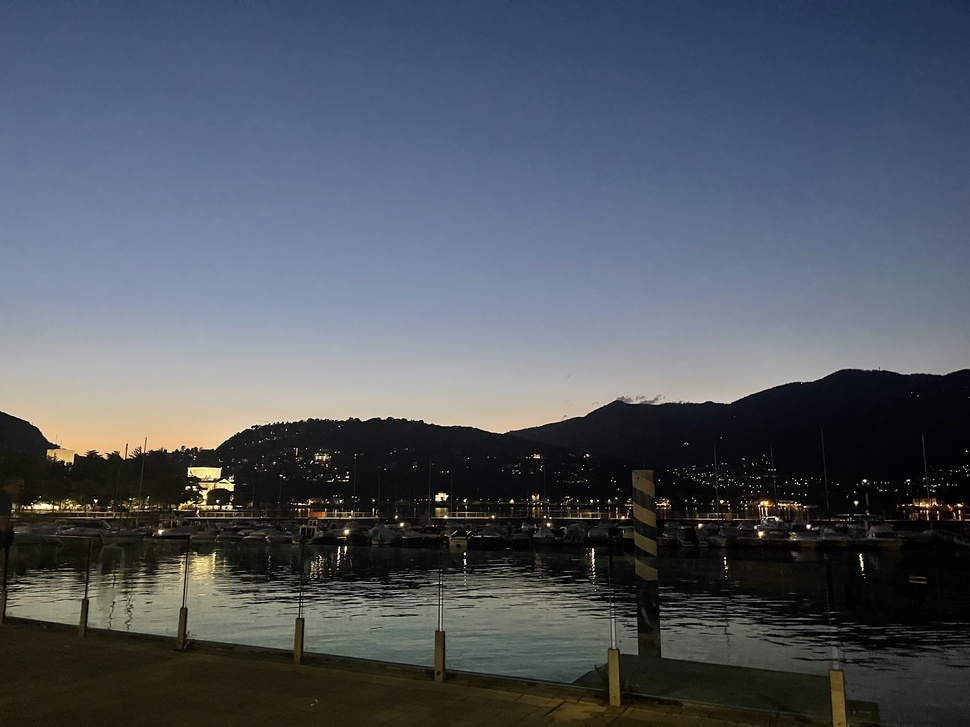
#> input picture IMG_1035.jpeg, 970 x 727 px, shrunk from 4032 x 3024 before the run
$ python main.py
#> lines starting #> are read from the running program, lines starting #| are printed output that depends on the picture; after the words box and inside, x2 and y2 are one past the last pixel; in counts of white or black regions, pixels touching at a corner belong together
### image_utils.py
from PIL import Image
import numpy as np
from scipy.ndimage import convolve

def load_image(path="IMG_1035.jpeg"):
#> called with path = 'IMG_1035.jpeg'
    img = Image.open(path)
#> img is the input picture: PIL image 970x727 RGB; mean R, G, B 80.1, 86.4, 96.4
    return np.array(img)

def edge_detection(img):
    gray = img.mean(axis=2)
    kernelY = np.array([[ 1,  0, -1],
                        [ 2,  0, -2],
                        [ 1,  0, -1]])
    kernelX = np.array([[-1, -2, -1],
                        [ 0,  0,  0],
                        [ 1,  2,  1]])
    edgeY = convolve(gray, kernelY, mode='constant', cval=0.0)
    edgeX = convolve(gray, kernelX, mode='constant', cval=0.0)
    edgeMAG = np.sqrt(edgeX**2 + edgeY**2)
    return edgeMAG

### main.py
import numpy as np
from image_utils import load_image, edge_detection
from skimage.filters import median
from skimage.morphology import ball
from PIL import Image

img = load_image("IMG_1035.jpeg")

clean_image = median(img, ball(3))
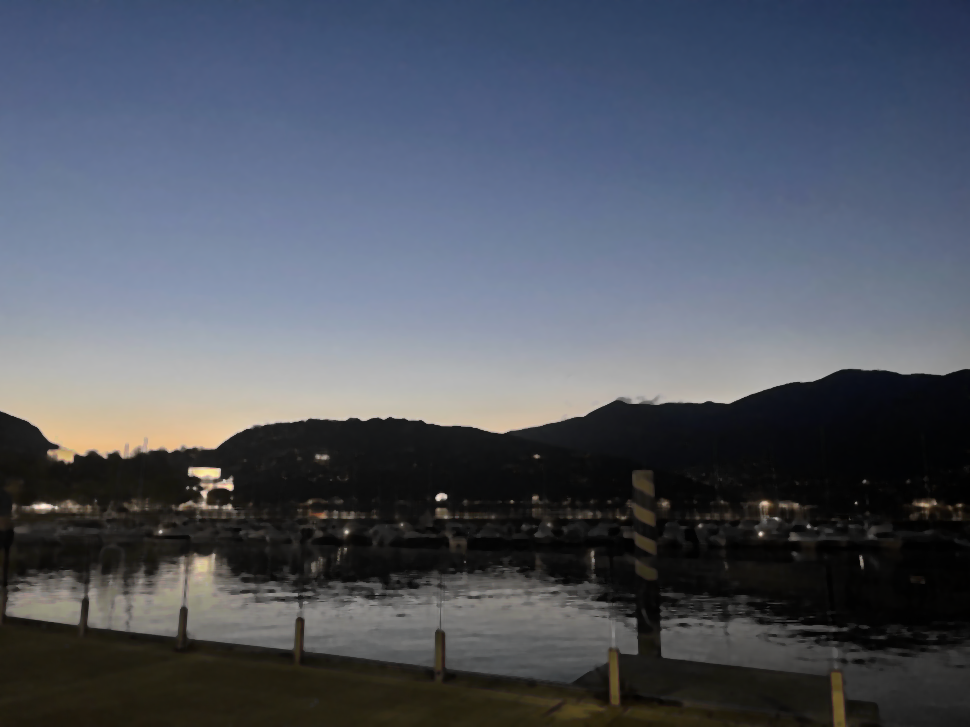
#> clean_image: shape (727, 970, 3); mean R, G, B 79.3, 85.1, 96.4

edges = edge_detection(clean_image)
#> in edge_detection, `gray = img.mean(axis=2)`:
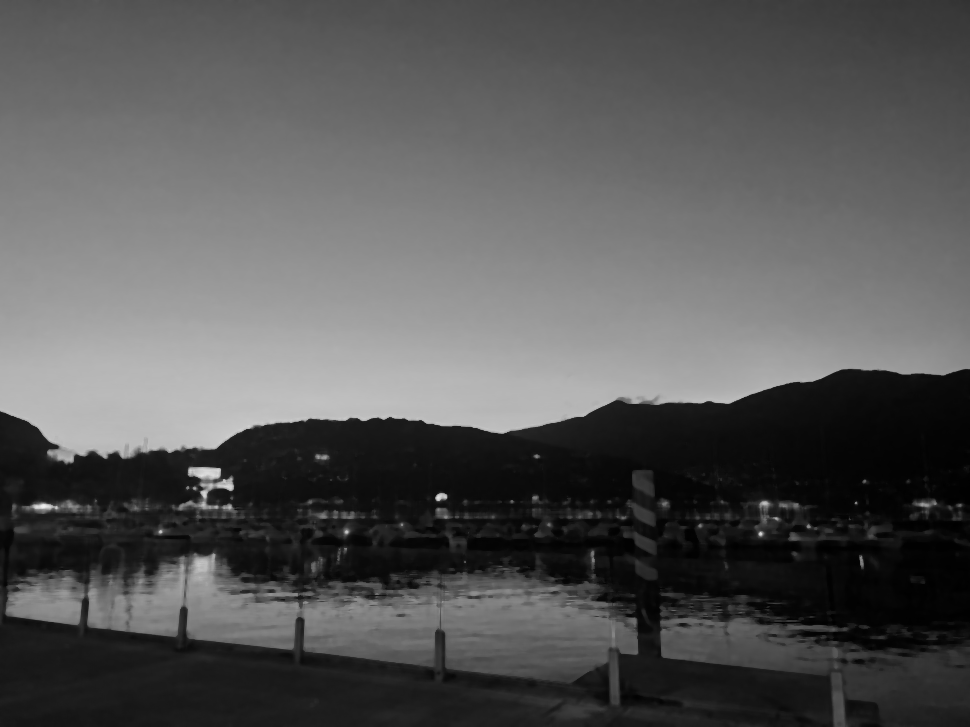
#> gray: shape (727, 970) float64; min 0.333, max 240.3, mean 86.9
#> in edge_detection, `edgeY = convolve(gray, kernelY, mode='constant', cval=0.0)`:
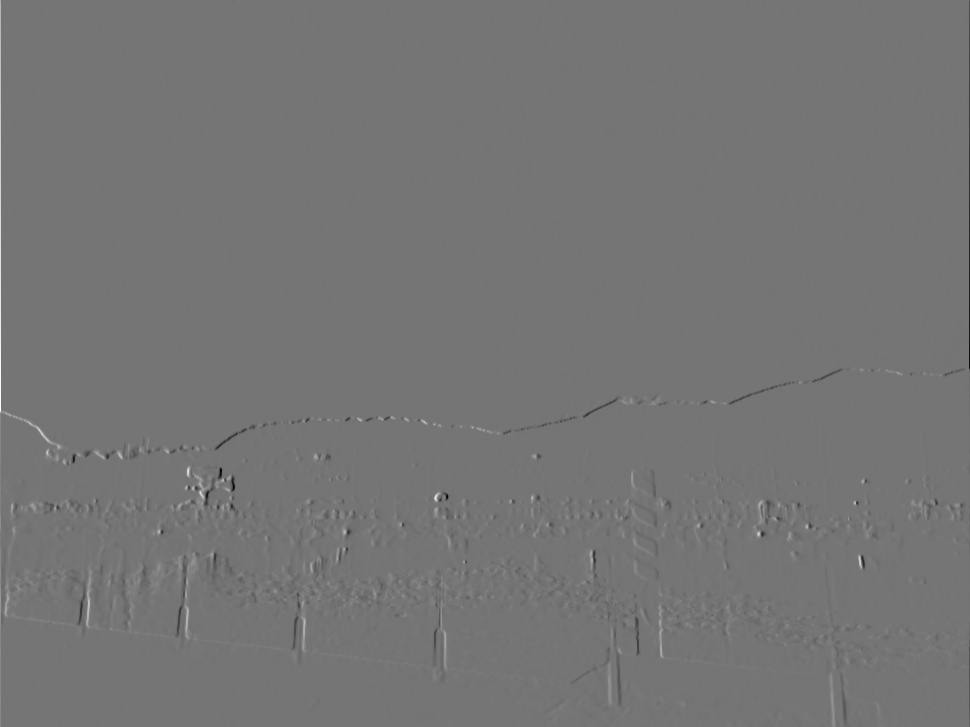
#> edgeY: shape (727, 970) float64; min -636.3, max 748, mean -0.1; drawn with min black and max white
#> in edge_detection, `edgeX = convolve(gray, kernelX, mode='constant', cval=0.0)`:
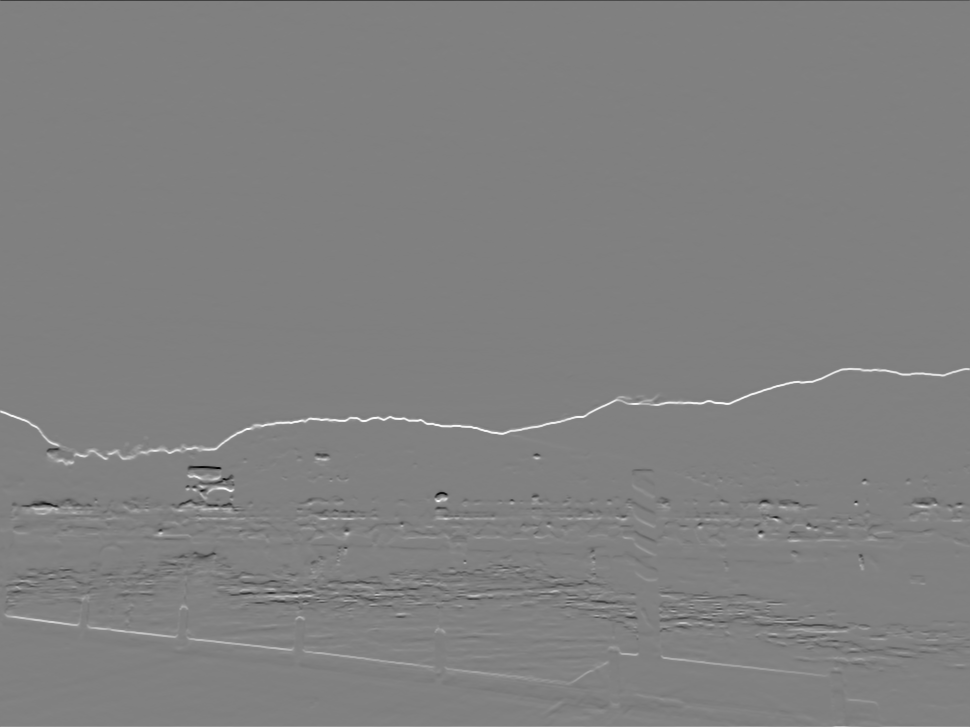
#> edgeX: shape (727, 970) float64; min -666.7, max 652.3, mean 0.2; drawn with min black and max white
#> in edge_detection, `edgeMAG = np.sqrt(edgeX**2 + edgeY**2)`:
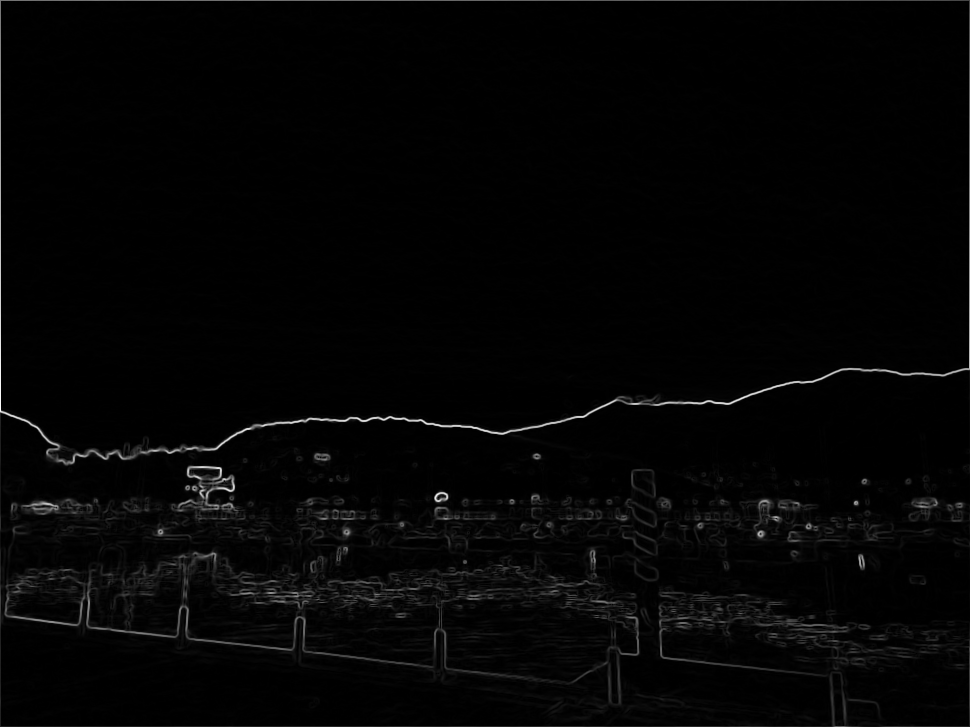
#> edgeMAG: shape (727, 970) float64; min 0, max 748.3, mean 14.3; drawn with min black and max white

threshold = 50
edge_binary = edges > threshold
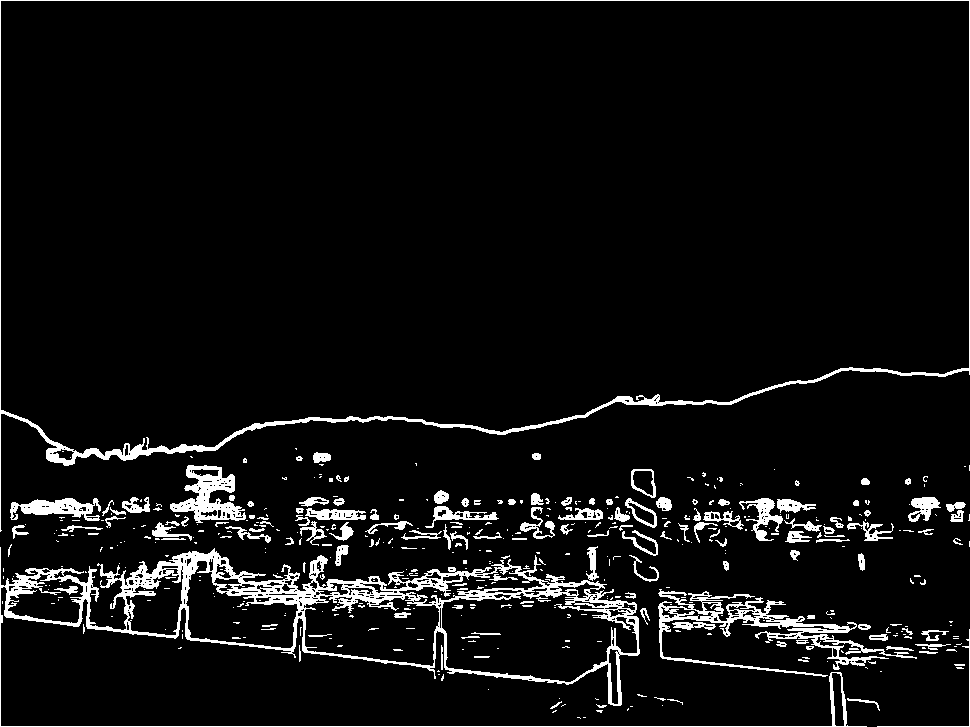
#> edge_binary: shape (727, 970) bool; 6.2% white; 463 white regions (326 under 20 px), largest, box (x1, y1, x2, y2) and area: (0, 547, 867, 727) 15674, (0, 0, 970, 532) 6247, (658, 589, 917, 677) 4088

edge_binary_uint8 = (edge_binary * 255).astype(np.uint8)
edge_image = Image.fromarray(edge_binary_uint8)
edge_image.save("my_edges.png")
